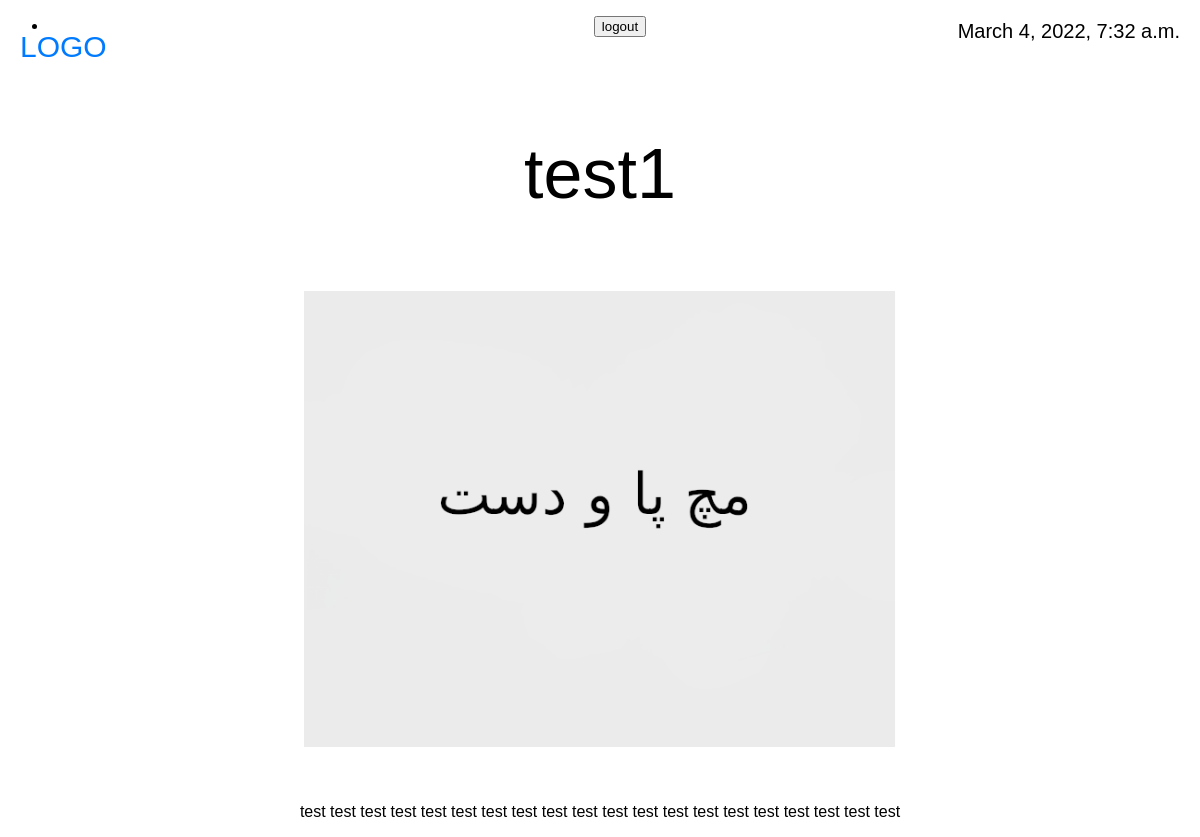
The page /articles/test on the database its author committed.
### articles/models.py (models this page shows, shortened)
class Article(models.Model):
    title: str = models.CharField(max_length=256)
    slug = models.SlugField()
    body: str = models.TextField()
    date = models.DateTimeField(auto_now_add=True)
    image = models.ImageField(default='default.png')

### articles/views.py (the view)
# urls.py: path("<slug>", views.article_detail, name="detail"),
def article_detail(request, slug):
    article = models.Article.objects.get(slug=slug)
    args = {
        "article": article
    }
    return render(request, "articles/article-detail.html", args)

### articles/templates/articles/article-detail.html (shortened to what this page needs)
{% extends 'base.html' %}
{% block content %}
<p class="date">{{article.date}}</p>
<h1 class="title">
    <a class="not-link" href="">{{article.title}}</a>
</h1>
<div>
    <a target="_blank" href="{{ article.image.url }}">
        <img src="{{ article.image.url }}" alt="{{ article.title }}" width="50%">
    </a>
    <br>
    <br>
    <br>
</div>
<div class="content">
    <p>{{article.body}}</p>
</div>
{% endblock content %}

### assets/styles.css (style rules this page uses)
body { background-color: white; color: black; text-align: center; justify-content: center; font-family: Arial, Helvetica, sans-serif; }
.title { padding-top: 50px; padding-bottom: 30px; font-weight: normal; font-size: 70px; }
a { color: #007bff; text-decoration: none; background-color: transparent; -webkit-text-decoration-skip: objects; }
.date { position: fixed; top: 0px; right: 20px; font-size: 20px; }
.not-link { color: black; text-decoration: none; background-color: transparent; }

### rows shown on the page
Article: date "March 4, 2022, 7:32 a.m.", title "test1", image (placeholder picture), body "test test test test test test test test test test test test test test test test test test test test"
